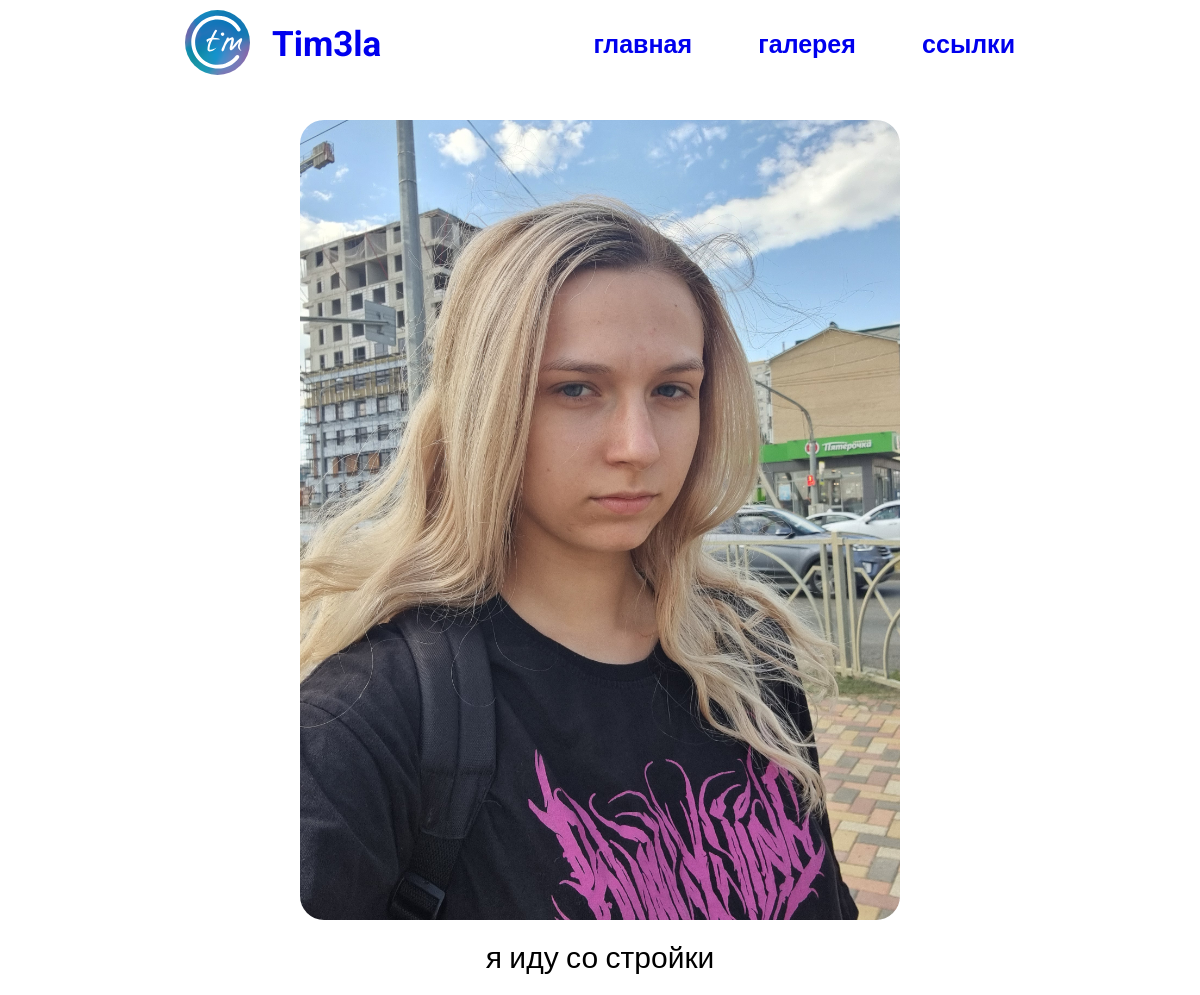
Screenshot of /3/ with the database file from the repository.
### portfolio/models.py (models this page shows, shortened)
class Project(models.Model):
    image = models.ImageField(upload_to='portfolio/images/')
    title = models.CharField(max_length=100)
    description = models.CharField(max_length=250)
    url = models.URLField(blank=True)

### portfolio/views.py (the view)
# urls.py: path('<int:project_id>/', views.project, name='project'),
def project(request, project_id):
    project = get_object_or_404(Project, pk=project_id)
    return render(request, 'portfolio/img.html', {'project':project})

### portfolio/templates/portfolio/img.html (shortened to what this page needs)
{% extends 'portfolio/base_2.html' %}
{% block content %}
{% load static %}
<head>
    <link rel="stylesheet" type="text/css" href="{% static 'css/project.css' %}">
</head>
<body>
<div class="container">
    <img src="{{ project.image.url }}" alt="" class="img">
    <h1 class="title">{{ project.title }}</h1>
</div>
</body>
{% endblock %}

### portfolio/static/css/project.css (style rules this page uses)
.title { font-family: "Roboto", sans-serif; font-weight: 500; font-size: 30px; text-align: center; }
.img { display: block; height: 800px; object-fit: cover; border-radius: 24px; margin-left: auto; margin-right: auto; }
.container { margin-top: 120px; }

### rows the page displays
Project: image (picture), title "я иду со стройки"
